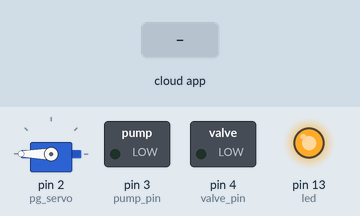
Recording of a sketch running on a simulated Arduino Uno, built with avr-gcc and run on an emulated ATmega328P. Shown: servo, switched loads named in the sketch (green lamp = pin HIGH), output pins drawn as LEDs (lit = HIGH). The test bench sets the inputs (shaded band). The ROS host is connected and sends only what is stated; what the sketch prints to the serial monitor is not drawn.

Above: at 1.2 s.
1.3 s: the phone or cloud app sets paint_guard to 1
At 3.4 s:
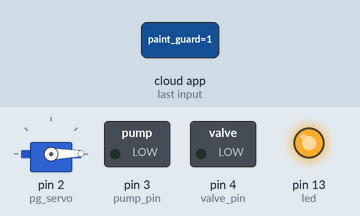
3.9 s: the phone or cloud app sets valve to 1
At 5.1 s:
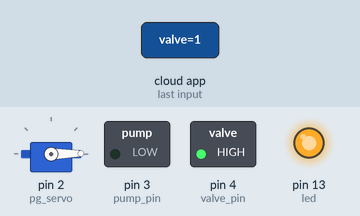
5.4 s: the phone or cloud app sets pump to 1
At 6.1 s:
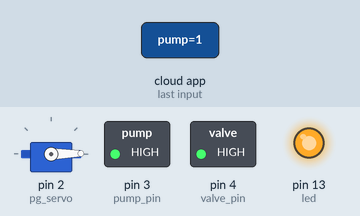
6.9 s: the phone or cloud app sets paint_action to 0
At 7.05 s:
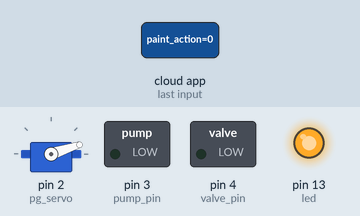
9.5 s: the phone or cloud app sets valve to 1
At 10.4 s:
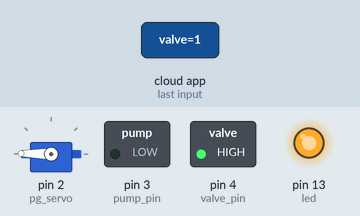
11.0 s: the phone or cloud app sets paint_action to 1
At 12.4 s:
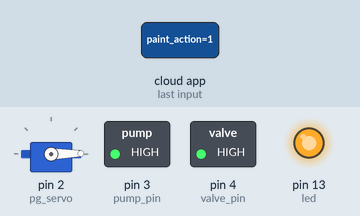
Timing chart, 0 to 14.0 s (numbered marks = the images above; inputs shaded):
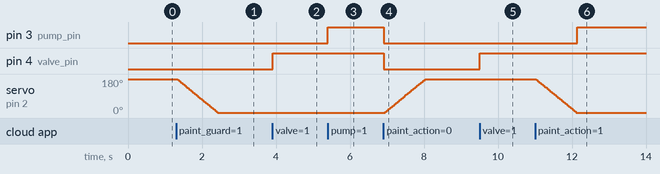

Measured:
- after the input at 1.3 s, servo on pin 2 (pg_servo): moves from 180° to 1° over 1.1 s, starting at once
- after the input at 3.9 s, pin 4 (valve_pin): LOW → HIGH at once
- after the input at 5.4 s, pin 3 (pump_pin): LOW → HIGH at once
- after the input at 6.9 s, pin 3 (pump_pin), pin 4 (valve_pin): HIGH → LOW at once; servo on pin 2 (pg_servo): moves from 1° to 179° over 1.1 s, starting at once
- after the input at 9.5 s, pin 4 (valve_pin): LOW → HIGH at once
- after the input at 11.0 s, pin 3 (pump_pin): LOW → HIGH after 1.1 s

The sketch:

PaintControll_full_functionallities.ino
```cpp
//paintcontroll with ros and the functions
// version 2.1

// ros lib
#include <ros.h>
#include <std_msgs/String.h>
#include <std_msgs/Int8.h>
//servo lib
#include <Servo.h>

// pin
int valve_pin = 4;
int pump_pin = 3;

//variables
bool paint_guard_state = false;
bool valve_state = false;
bool pump_state = false;

// servo current possition and delay be tween every possition when moving
Servo pg_servo;
int pg_pos = 180;
int servo_delay = 6;


// delays in micro seconds, we also tried it with nano seconds both didnt work as wanted.
int guard2pump_delay = 650000;// 650;
int pump2valve_delay = 250000; //250;               //delay from the pump opening until the valve opening
int valve2pump_delay = 500000;// 500;
int pump2guard_delay = 2000000;  //2000;
// * we should to it different use tyiming instead.


//variables for the Main
int led = 13;                   //  status led
bool led_state = true;
char input_string;
String start_str, input_str, variable_str;


//ros
ros::NodeHandle node_handle;

//publisher
std_msgs::String valve_status_msg;
std_msgs::String pump_status_msg;
std_msgs::String paint_guard_status_msg;

//subs
std_msgs::Int8 valve_msg;
std_msgs::Int8 pump_msg;
std_msgs::Int8 paint_guard_msg;
std_msgs::Int8 paint_action_msg;
std_msgs::Int8 turtleTank_msg;

// ------------------------ Functions for controlling the pump, valve and paint_guard ------------------------
void servo_func(bool pos_bool) {
  int pos;
  if (pos_bool == true) {
    Serial.println("s-HIGH");
    //add error handeling
    for (pos = pg_pos; pos > 0; pos -= 1) {       // goes from 180 degrees to 0 degrees
      pg_servo.write(pos);                      // tell servo to go to position in variable 'pos'
      delay(servo_delay);                       // waits 15ms for the servo to reach the position
      Serial.print(pos);
      Serial.print(" ,");
    }
  }

  else {
    Serial.println("s-low");
    //add error handeling
    for (pos = pg_pos; pos < 180; pos += 1) {       // goes from 0 degrees to 180 degrees
      // in steps of 1 degree
      pg_servo.write(pos);                      // tell servo to go to position in variable 'pos'
      delay(servo_delay);                       // waits 15ms for the servo to reach the position
      Serial.print(pos);
      Serial.print(" ,");
    }
  }

  pg_pos = pos;
  Serial.print(" : ");
  Serial.println(pg_pos);

  paint_guard_state == pos_bool;
}

void set_pump_state(bool state) {                   // start(true)/stop(false the pump
  if (pump_state == state) {
    Serial.print("Error: 01 [Pump state was already set to: ");
    Serial.println(state);
    return;
  }
  else {
    if (state == true) {
      Serial.println("true");
      // digitalWrite(8, HIGH);
      digitalWrite(pump_pin, HIGH);
    }
    else {
      // digitalWrite(8, LOW);
      digitalWrite(pump_pin, LOW);
      Serial.println("false");
    }
    pump_state = state;
    Serial.print("Pump is now set to: " );
    Serial.println(state);
  }
}

bool get_pump_state() {                             // read the state of the pump
  Serial.print("pump is: ");
  Serial.println(pump_state);
  return pump_state;
}

void set_valve_state(bool state) {                  // open(true)/close(false) valve
  if (valve_state == state) {
    Serial.print("Error: 02 [Valve state was already set to: " );
    Serial.println(state);
    return;
  }
  if (state == true) {
    digitalWrite(valve_pin, HIGH);
  }
  else {
    digitalWrite(valve_pin, LOW);
  }
  valve_state = state;
  Serial.print("Valve is now set to: ");
  Serial.println(state);
}

bool get_valve_state() {                            // read the state of the valve
  Serial.print("valve is: ");
  Serial.println(valve_state);
  return valve_state;
}

void set_paint_guard_state(bool state) {            // move paint gueard up(false)/down(true)
  if (paint_guard_state == state) {
    Serial.print("Error: 03 [Paint_guard state was already set to: ");
    Serial.println(state);
    return;
  }

  servo_func(state);
  paint_guard_state = state;
  Serial.print("Paint_guard is now set to: ");
  Serial.println(state);
}

bool get_paint_guard_state() {                      // read state of paint guard
  Serial.print("paint_guard is: ");
  Serial.println(paint_guard_state);
  return paint_guard_state;
}

void start_painting() {                             // initial start painting frequence
  Serial.println("prepare to start painting");
  set_paint_guard_state(true);
  delayMicroseconds(guard2pump_delay);
  set_pump_state(true);
  delayMicroseconds(pump2valve_delay);
  set_valve_state(true);
  Serial.println("painting is ongoing");
}

void stop_painting() {                              // inital stop painting frequence

  Serial.println("prepare to stop painting");
  set_valve_state(false);
  delayMicroseconds(valve2pump_delay);
  set_pump_state(false);
  delayMicroseconds(pump2guard_delay);
  set_paint_guard_state(false);
  Serial.println("painting is stopped\n");

}


void paint_cycle(int distance) {                    // start paint frequence, wait for x ms, stop painting
  float distance_sec = distance / 1000;
  Serial.print("Painting for: ");
  Serial.print( distance_sec );
  Serial.println("seconds");
  start_painting();
  Serial.println("painting: ");
  delay(distance * 1000);
  Serial.println("DONE");
  stop_painting();
}
//------------------------------------------------------------------------

//------------------------ subs function ------------------------
void valve_subscriberCallback(const std_msgs::Int8& valve_msg) {
  if (valve_msg.data  == 1) {
    node_handle.loginfo("valve: 1");
    set_valve_state(true);
  }
  else {
    node_handle.loginfo("valve: 0");
    set_valve_state(false);
  }
}
void pump_subscriberCallback(const std_msgs::Int8& pump_msg) {
  if (pump_msg.data  == 1) {
    node_handle.loginfo("pump: 1");
    set_pump_state(true);
  }
  else {
    node_handle.loginfo("pump: 0");
    set_pump_state(false);
  }
}
void paint_guard_subscriberCallback(const std_msgs::Int8& paint_guard_msg) {
  if (paint_guard_msg.data  == 1) {
    node_handle.loginfo("paint_guard: 1");
    set_paint_guard_state(true);
  }
  else {
    node_handle.loginfo("paint_guard: 0");
    set_paint_guard_state(false);
  }
}
void paint_action_subscriberCallback(const std_msgs::Int8&paint_action_msg) {
  if (paint_action_msg.data  == 1) {
    node_handle.loginfo("paint_action: 1");
    start_painting();
  }
  else {
    node_handle.loginfo("paint_action: 0");
    stop_painting();
  }

    node_handle.loginfo("done");
}


//------------------------------------------------------------------------

// pubs
ros::Publisher valve_publisher("valve_status", &valve_status_msg);
ros::Publisher pump_publisher("pump_status", &pump_status_msg);
ros::Publisher paint_guard_publisher("paint_guard_status", &paint_guard_status_msg);

// SUBS
ros::Subscriber<std_msgs::Int8> valve_subscriber("valve", &valve_subscriberCallback);
ros::Subscriber<std_msgs::Int8> pump_subscriber("pump", &pump_subscriberCallback);
ros::Subscriber<std_msgs::Int8> paint_guard_subscriber("paint_guard", &paint_guard_subscriberCallback);
ros::Subscriber<std_msgs::Int8> paint_action_subscriber("paint_action", &paint_action_subscriberCallback);


void setup()
{
  Serial.begin(57600);
  Serial.print("Start_setup: ");

  pinMode(valve_pin, OUTPUT);
  pinMode(pump_pin, OUTPUT);
  pg_servo.attach(2);
  pg_servo.write(180);
  pinMode(led, OUTPUT);


  // ros
  node_handle.initNode();
  // pups
  node_handle.advertise(valve_publisher);
  node_handle.advertise(pump_publisher);
  node_handle.advertise(paint_guard_publisher);


  // subs
  node_handle.subscribe(valve_subscriber);
  node_handle.subscribe(pump_subscriber);
  node_handle.subscribe(paint_guard_subscriber);
  node_handle.subscribe(paint_action_subscriber);
  node_handle.loginfo("main");

  Serial.println("DONE");
  digitalWrite(led, HIGH);
}


void loop()
{
  // valve
  if (valve_state == true) {
    valve_status_msg.data = "valve: open";
    Serial.print("valve_open, ");

  }
  else {
    valve_status_msg.data = "valve: closed";
    Serial.print("valve_closed, ");
  }

  // pump
  if (pump_state == true) {
    pump_status_msg.data = "pump: on";
    Serial.print("pump on, ");
  }
  else {
    pump_status_msg.data = "pump: off";
    Serial.print("pump off, ");
  }

  //paint_guard
  if (paint_guard_state == true) {
    paint_guard_status_msg.data = "paint_guard: down";
    Serial.println("pg down, ");
  }
  else {
    paint_guard_status_msg.data = "paint_guard:  up";
    Serial.println("pg up ");
  }


  valve_publisher.publish( &valve_status_msg );
  pump_publisher.publish( &pump_status_msg );
  paint_guard_publisher.publish( &paint_guard_status_msg );

  node_handle.spinOnce();

  delay(10);

}
```
